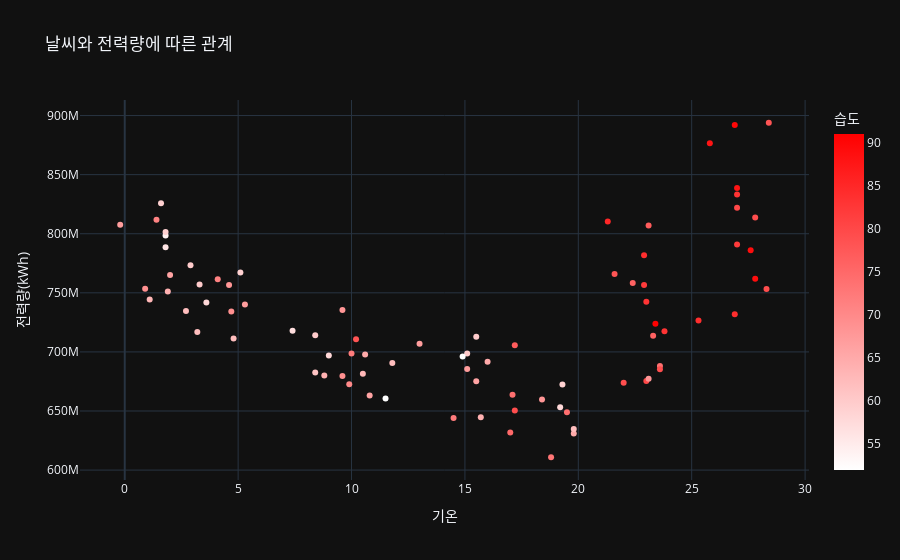
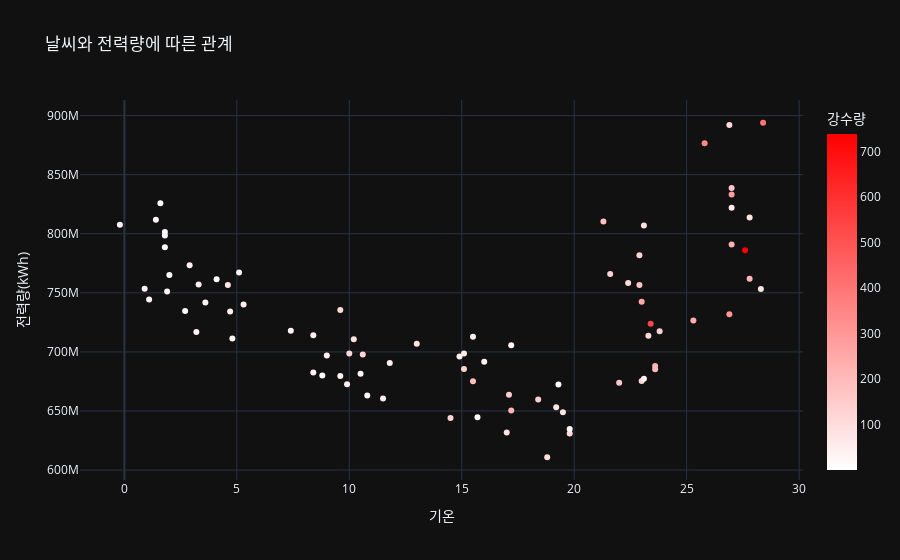
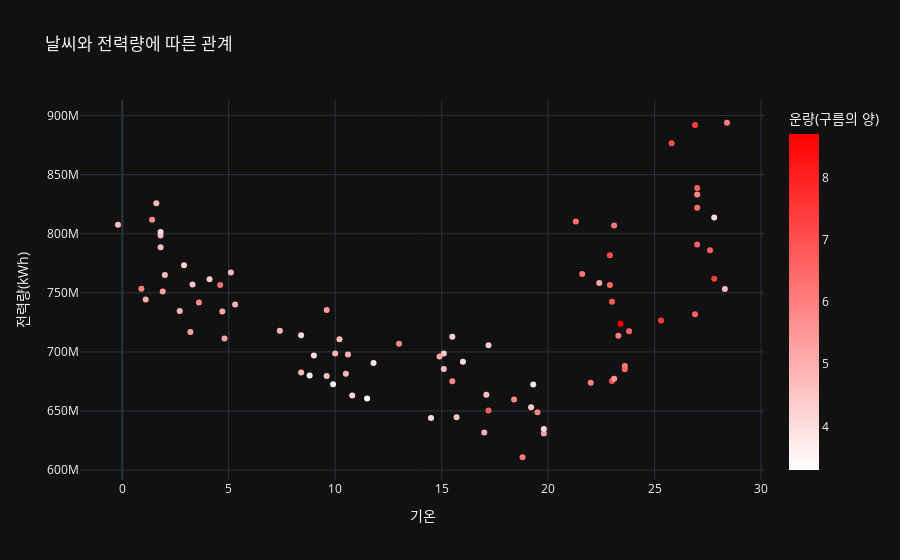
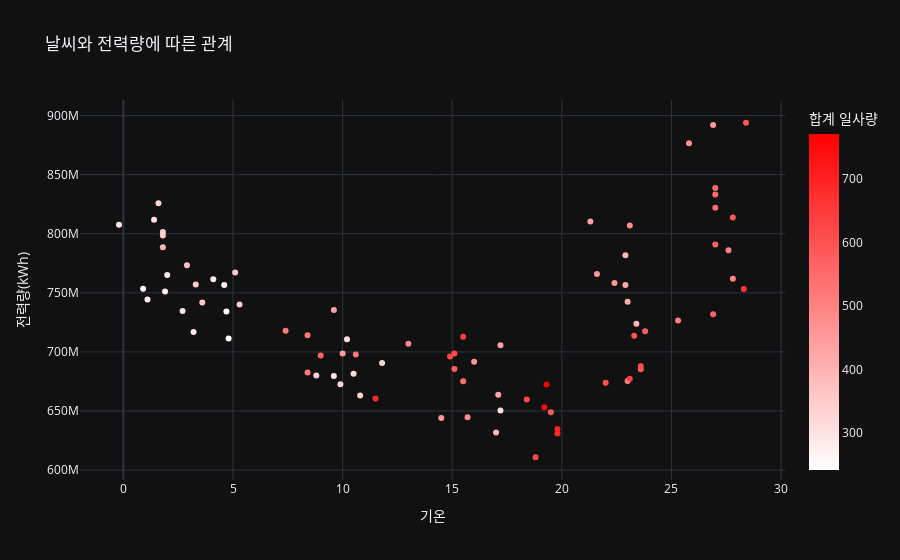

Notebook source saved alongside these figures, in order:
### Code cell
weather_kw_df = ['Humidity_mean','rainfall_total', 'cloud', 'solar', 'snow']
col_label = {'Humidity_mean' : '습도',
             'rainfall_total' : '강수량',
             'cloud' : '운량(구름의 양)',
             'solar' : '합계 일사량',
             'snow' : '적설량'}

for feature in weather_kw_df:
    fig = px.scatter(kw_df,
                    x="temp",
                    y="usage",
                    title='날씨와 전력량에 따른 관계',
                    template='plotly_dark',
                    color=feature,
                    color_continuous_scale=["white", "red"],
                    labels={'temp': '기온', 'usage': '전력량(kWh)', feature: col_label[feature]})
    fig.show()
